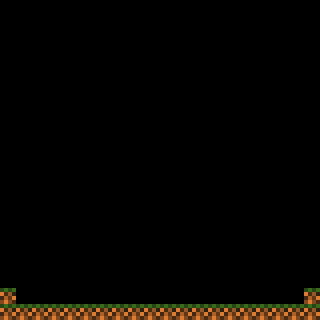

Below is a game level as drawn by its tile map, then a one-line description and the .tmx that defines it (tile-layer data replaced by summaries):
An orthogonal 20x20 tile map with 16x16 px tiles, 5 tile layers (FarBackGround, ColisionLayer, BackGround, WalkingLayer, ...), 9 tilesets and 2 objects (2x spawn).

<map version="1.0" orientation="orthogonal" width="20" height="20" tilewidth="16" tileheight="16">
 <tileset firstgid="1" name="SpaceTilesV1" tilewidth="16" tileheight="16">
  <image source="Tiles/SpaceTilesV1.png" width="512" height="512" />
  <tile id="0">
   <properties>
    <property name="blocked" value="true" />
   </properties>
  </tile>
  <tile id="2">
   <properties>
    <property name="blocked" value="true" />
   </properties>
  </tile>
  <tile id="3">
   <properties>
    <property name="blocked" value="true" />
   </properties>
  </tile>
  <tile id="4">
   <properties>
    <property name="blocked" value="true" />
   </properties>
  </tile>
  <tile id="5">
   <properties>
    <property name="blocked" value="true" />
   </properties>
  </tile>
  <tile id="16">
   <properties>
    <property name="blocked" value="true" />
   </properties>
  </tile>
  <tile id="17">
   <properties>
    <property name="blocked" value="true" />
   </properties>
  </tile>
  <tile id="20">
   <properties>
    <property name="blocked" value="true" />
   </properties>
  </tile>
  <tile id="21">
   <properties>
    <property name="blocked" value="true" />
   </properties>
  </tile>
  <tile id="30">
   <properties>
    <property name="blocked" value="true" />
   </properties>
  </tile>
  <tile id="31">
   <properties>
    <property name="blocked" value="true" />
   </properties>
  </tile>
  <tile id="34">
   <properties>
    <property name="blocked" value="true" />
   </properties>
  </tile>
  <tile id="35">
   <properties>
    <property name="blocked" value="true" />
   </properties>
  </tile>
  <tile id="36">
   <properties>
    <property name="blocked" value="true" />
   </properties>
  </tile>
  <tile id="37">
   <properties>
    <property name="blocked" value="true" />
   </properties>
  </tile>
  <tile id="48">
   <properties>
    <property name="blocked" value="true" />
   </properties>
  </tile>
  <tile id="49">
   <properties>
    <property name="blocked" value="true" />
   </properties>
  </tile>
  <tile id="52">
   <properties>
    <property name="blocked" value="true" />
   </properties>
  </tile>
  <tile id="53">
   <properties>
    <property name="blocked" value="true" />
   </properties>
  </tile>
 </tileset>
 <tileset firstgid="1025" name="Planet" tilewidth="16" tileheight="16">
  <image source="Tiles/Planet.png" width="256" height="256" />
  <tile id="72">
   <properties>
    <property name="blocked" value="true" />
   </properties>
  </tile>
 </tileset>
 <tileset firstgid="1281" name="DropPod" tilewidth="16" tileheight="16">
  <image source="Tiles/DropPod.png" width="64" height="64" />
 </tileset>
 <tileset firstgid="1297" name="Crusified" tilewidth="16" tileheight="16">
  <image source="Tiles/Crusified.png" width="128" height="64" />
 </tileset>
 <tileset firstgid="1329" name="BackgroundSky" tilewidth="16" tileheight="16">
  <image source="Tiles/BackgroundSky.png" width="100" height="82" />
 </tileset>
 <tileset firstgid="1359" name="Ground2" tilewidth="16" tileheight="16">
  <image source="Tiles/Ground2.png" width="259" height="190" />
 </tileset>
 <tileset firstgid="1535" name="DarkBuildTrans" tilewidth="16" tileheight="16">
  <image source="Tiles/DarkBuildTrans.png" width="382" height="323" />
 </tileset>
 <tileset firstgid="1995" name="GrayWall" tilewidth="16" tileheight="16">
  <image source="Tiles/GrayWall.png" width="932" height="799" />
 </tileset>
 <tileset firstgid="4837" name="DarkGround" tilewidth="16" tileheight="16">
  <image source="Tiles/DarkGround.png" width="500" height="408" />
 </tileset>
 <layer name="FarBackGround" width="20" height="20">
  <data>[400 cells, 0 non-empty, 0 distinct tile ids]</data>
 </layer>
 <layer name="ColisionLayer" width="20" height="20">
  <data>[400 cells, 22 non-empty, 1 distinct tile ids]</data>
 </layer>
 <layer name="BackGround" width="20" height="20">
  <data>[400 cells, 0 non-empty, 0 distinct tile ids]</data>
 </layer>
 <layer name="WalkingLayer" width="20" height="20">
  <data>[400 cells, 0 non-empty, 0 distinct tile ids]</data>
 </layer>
 <layer name="ForeGround" width="20" height="20">
  <data>[400 cells, 0 non-empty, 0 distinct tile ids]</data>
 </layer>
 <objectgroup name="PlayerSpawn" width="20" height="20">
  <object name="PlayerSpawn" type="spawn" x="132" y="149" width="72" height="38">
   <properties>
    <property name="spawn" value="player1" />
   </properties>
  </object>
 </objectgroup>
 <objectgroup name="EnemySpawn" width="20" height="20">
  <object name="EnemySpawn" type="spawn" x="83" y="220" width="72" height="38">
   <properties>
    <property name="spawn" value="robotcop" />
   </properties>
  </object>
 </objectgroup>
</map>
